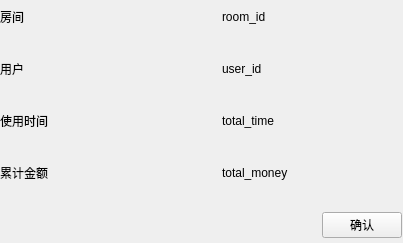
<?xml version="1.0" encoding="UTF-8"?>
<ui version="4.0">
 <class>charge</class>
 <widget class="QWidget" name="charge">
  <property name="geometry">
   <rect>
    <x>0</x>
    <y>0</y>
    <width>403</width>
    <height>243</height>
   </rect>
  </property>
  <property name="windowTitle">
   <string>Form</string>
  </property>
  <widget class="QWidget" name="layoutWidget">
   <property name="geometry">
    <rect>
     <x>0</x>
     <y>0</y>
     <width>402</width>
     <height>242</height>
    </rect>
   </property>
   <layout class="QVBoxLayout" name="verticalLayout_2">
    <property name="spacing">
     <number>20</number>
    </property>
    <item>
     <layout class="QHBoxLayout" name="horizontalLayout_6">
      <item>
       <widget class="QLabel" name="label_5">
        <property name="enabled">
         <bool>true</bool>
        </property>
        <property name="sizePolicy">
         <sizepolicy hsizetype="Minimum" vsizetype="Fixed">
          <horstretch>0</horstretch>
          <verstretch>0</verstretch>
         </sizepolicy>
        </property>
        <property name="minimumSize">
         <size>
          <width>120</width>
          <height>30</height>
         </size>
        </property>
        <property name="text">
         <string>房间</string>
        </property>
       </widget>
      </item>
      <item>
       <spacer name="horizontalSpacer_6">
        <property name="sizePolicy">
         <sizepolicy hsizetype="Minimum" vsizetype="Minimum">
          <horstretch>0</horstretch>
          <verstretch>0</verstretch>
         </sizepolicy>
        </property>
        <property name="orientation">
         <enum>Qt::Horizontal</enum>
        </property>
        <property name="sizeType">
         <enum>QSizePolicy::Minimum</enum>
        </property>
        <property name="sizeHint" stdset="0">
         <size>
          <width>80</width>
          <height>30</height>
         </size>
        </property>
       </spacer>
      </item>
      <item>
       <widget class="QLabel" name="room_id">
        <property name="sizePolicy">
         <sizepolicy hsizetype="Minimum" vsizetype="Fixed">
          <horstretch>0</horstretch>
          <verstretch>0</verstretch>
         </sizepolicy>
        </property>
        <property name="minimumSize">
         <size>
          <width>180</width>
          <height>30</height>
         </size>
        </property>
        <property name="text">
         <string>room_id</string>
        </property>
       </widget>
      </item>
     </layout>
    </item>
    <item>
     <layout class="QHBoxLayout" name="horizontalLayout_7">
      <item>
       <widget class="QLabel" name="label_6">
        <property name="sizePolicy">
         <sizepolicy hsizetype="Minimum" vsizetype="Fixed">
          <horstretch>0</horstretch>
          <verstretch>0</verstretch>
         </sizepolicy>
        </property>
        <property name="minimumSize">
         <size>
          <width>120</width>
          <height>30</height>
         </size>
        </property>
        <property name="text">
         <string>用户</string>
        </property>
       </widget>
      </item>
      <item>
       <spacer name="horizontalSpacer_7">
        <property name="orientation">
         <enum>Qt::Horizontal</enum>
        </property>
        <property name="sizeHint" stdset="0">
         <size>
          <width>80</width>
          <height>30</height>
         </size>
        </property>
       </spacer>
      </item>
      <item>
       <widget class="QLabel" name="user_id">
        <property name="sizePolicy">
         <sizepolicy hsizetype="Minimum" vsizetype="Fixed">
          <horstretch>0</horstretch>
          <verstretch>0</verstretch>
         </sizepolicy>
        </property>
        <property name="minimumSize">
         <size>
          <width>180</width>
          <height>30</height>
         </size>
        </property>
        <property name="text">
         <string>user_id</string>
        </property>
       </widget>
      </item>
     </layout>
    </item>
    <item>
     <layout class="QHBoxLayout" name="horizontalLayout_8">
      <item>
       <widget class="QLabel" name="label_7">
        <property name="sizePolicy">
         <sizepolicy hsizetype="Minimum" vsizetype="Fixed">
          <horstretch>0</horstretch>
          <verstretch>0</verstretch>
         </sizepolicy>
        </property>
        <property name="minimumSize">
         <size>
          <width>120</width>
          <height>30</height>
         </size>
        </property>
        <property name="text">
         <string>使用时间</string>
        </property>
       </widget>
      </item>
      <item>
       <spacer name="horizontalSpacer_8">
        <property name="orientation">
         <enum>Qt::Horizontal</enum>
        </property>
        <property name="sizeHint" stdset="0">
         <size>
          <width>80</width>
          <height>30</height>
         </size>
        </property>
       </spacer>
      </item>
      <item>
       <widget class="QLabel" name="total_time">
        <property name="sizePolicy">
         <sizepolicy hsizetype="Minimum" vsizetype="Fixed">
          <horstretch>0</horstretch>
          <verstretch>0</verstretch>
         </sizepolicy>
        </property>
        <property name="minimumSize">
         <size>
          <width>180</width>
          <height>30</height>
         </size>
        </property>
        <property name="text">
         <string>total_time</string>
        </property>
       </widget>
      </item>
     </layout>
    </item>
    <item>
     <layout class="QHBoxLayout" name="horizontalLayout_9">
      <item>
       <widget class="QLabel" name="label_8">
        <property name="sizePolicy">
         <sizepolicy hsizetype="Minimum" vsizetype="Fixed">
          <horstretch>0</horstretch>
          <verstretch>0</verstretch>
         </sizepolicy>
        </property>
        <property name="minimumSize">
         <size>
          <width>120</width>
          <height>30</height>
         </size>
        </property>
        <property name="text">
         <string>累计金额</string>
        </property>
       </widget>
      </item>
      <item>
       <spacer name="horizontalSpacer_9">
        <property name="orientation">
         <enum>Qt::Horizontal</enum>
        </property>
        <property name="sizeHint" stdset="0">
         <size>
          <width>80</width>
          <height>30</height>
         </size>
        </property>
       </spacer>
      </item>
      <item>
       <widget class="QLabel" name="total_money">
        <property name="sizePolicy">
         <sizepolicy hsizetype="Minimum" vsizetype="Fixed">
          <horstretch>0</horstretch>
          <verstretch>0</verstretch>
         </sizepolicy>
        </property>
        <property name="minimumSize">
         <size>
          <width>180</width>
          <height>30</height>
         </size>
        </property>
        <property name="text">
         <string>total_money</string>
        </property>
       </widget>
      </item>
     </layout>
    </item>
    <item>
     <layout class="QHBoxLayout" name="horizontalLayout_10">
      <item>
       <spacer name="horizontalSpacer_10">
        <property name="orientation">
         <enum>Qt::Horizontal</enum>
        </property>
        <property name="sizeHint" stdset="0">
         <size>
          <width>298</width>
          <height>30</height>
         </size>
        </property>
       </spacer>
      </item>
      <item>
       <widget class="QPushButton" name="make_sure">
        <property name="text">
         <string>确认</string>
        </property>
       </widget>
      </item>
     </layout>
    </item>
   </layout>
  </widget>
 </widget>
 <tabstops>
  <tabstop>make_sure</tabstop>
 </tabstops>
 <resources/>
 <connections/>
</ui>
